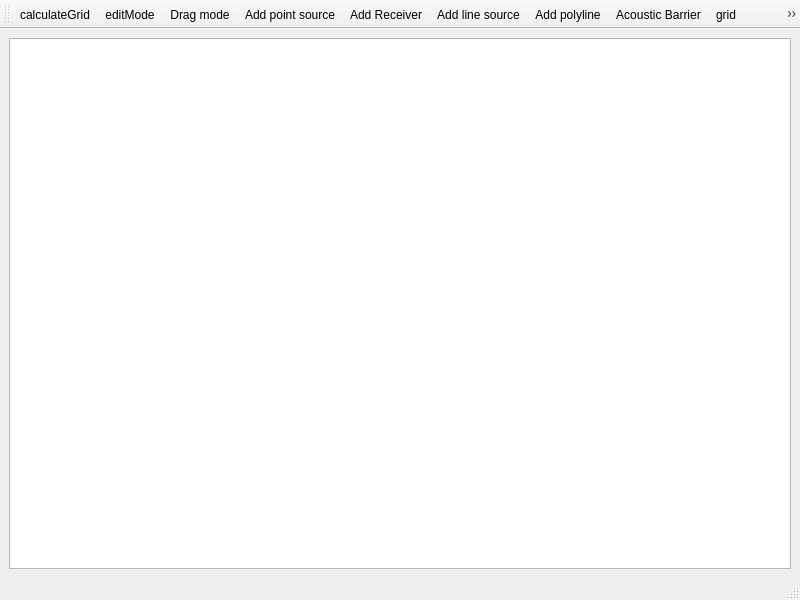
<?xml version="1.0" encoding="UTF-8"?>
<ui version="4.0">
 <class>MainWindow</class>
 <widget class="QMainWindow" name="MainWindow">
  <property name="geometry">
   <rect>
    <x>0</x>
    <y>0</y>
    <width>800</width>
    <height>600</height>
   </rect>
  </property>
  <property name="windowTitle">
   <string>MainWindow</string>
  </property>
  <widget class="QWidget" name="centralwidget">
   <layout class="QHBoxLayout" name="horizontalLayout">
    <item>
     <widget class="FnmQGraphicsView" name="graphicsView">
      <property name="verticalScrollBarPolicy">
       <enum>Qt::ScrollBarAlwaysOff</enum>
      </property>
      <property name="horizontalScrollBarPolicy">
       <enum>Qt::ScrollBarAlwaysOff</enum>
      </property>
      <property name="sizeAdjustPolicy">
       <enum>QAbstractScrollArea::AdjustIgnored</enum>
      </property>
     </widget>
    </item>
   </layout>
  </widget>
  <widget class="QMenuBar" name="menubar">
   <property name="geometry">
    <rect>
     <x>0</x>
     <y>0</y>
     <width>800</width>
     <height>19</height>
    </rect>
   </property>
  </widget>
  <widget class="QStatusBar" name="statusbar">
   <property name="layoutDirection">
    <enum>Qt::LeftToRight</enum>
   </property>
  </widget>
  <widget class="QToolBar" name="toolBar">
   <property name="windowTitle">
    <string>toolBar_2</string>
   </property>
   <property name="iconSize">
    <size>
     <width>36</width>
     <height>36</height>
    </size>
   </property>
   <attribute name="toolBarArea">
    <enum>TopToolBarArea</enum>
   </attribute>
   <attribute name="toolBarBreak">
    <bool>false</bool>
   </attribute>
   <addaction name="actioncalculateGrid"/>
   <addaction name="actioneditMode"/>
   <addaction name="actiondrag_mode"/>
   <addaction name="actionAdd_point_source"/>
   <addaction name="actionAdd_Receiver"/>
   <addaction name="action_add_line_source"/>
   <addaction name="actionadd_polyline"/>
   <addaction name="actionAcoustic_Barrier"/>
   <addaction name="actiongrid"/>
   <addaction name="actionzoom_full"/>
  </widget>
  <action name="actionAdd_point_source">
   <property name="icon">
    <iconset resource="resources.qrc">
     <normaloff>:/images/icons/point_source.png</normaloff>:/images/icons/point_source.png</iconset>
   </property>
   <property name="text">
    <string>Add point source</string>
   </property>
  </action>
  <action name="actioneditMode">
   <property name="icon">
    <iconset>
     <normaloff>:/images/icons/edit_mode_cursor</normaloff>:/images/icons/edit_mode_cursor</iconset>
   </property>
   <property name="text">
    <string>editMode</string>
   </property>
   <property name="toolTip">
    <string>edit mode</string>
   </property>
   <property name="shortcut">
    <string>Esc</string>
   </property>
  </action>
  <action name="actiongrid">
   <property name="icon">
    <iconset resource="resources.qrc">
     <normaloff>:/images/icons/grid.png</normaloff>:/images/icons/grid.png</iconset>
   </property>
   <property name="text">
    <string>grid</string>
   </property>
  </action>
  <action name="actioncalculateGrid">
   <property name="icon">
    <iconset resource="resources.qrc">
     <normaloff>:/images/icons/calculate_grid.png</normaloff>:/images/icons/calculate_grid.png</iconset>
   </property>
   <property name="text">
    <string>calculateGrid</string>
   </property>
   <property name="toolTip">
    <string>Calculate Grid</string>
   </property>
   <property name="shortcut">
    <string>Ctrl+R</string>
   </property>
  </action>
  <action name="actiondrag_mode">
   <property name="icon">
    <iconset resource="resources.qrc">
     <normaloff>:/images/icons/drag_mode.png</normaloff>:/images/icons/drag_mode.png</iconset>
   </property>
   <property name="text">
    <string>Drag mode</string>
   </property>
  </action>
  <action name="actionzoom_full">
   <property name="icon">
    <iconset resource="resources.qrc">
     <normaloff>:/images/icons/extend.png</normaloff>:/images/icons/extend.png</iconset>
   </property>
   <property name="text">
    <string>zoom full</string>
   </property>
   <property name="toolTip">
    <string>Zoom full extente</string>
   </property>
  </action>
  <action name="action_add_line_source">
   <property name="icon">
    <iconset resource="resources.qrc">
     <normaloff>:/images/icons/line_source.png</normaloff>:/images/icons/line_source.png</iconset>
   </property>
   <property name="text">
    <string>Add line source</string>
   </property>
  </action>
  <action name="actionAcoustic_Barrier">
   <property name="icon">
    <iconset resource="resources.qrc">
     <normaloff>:/images/icons/acoustic_barrier.png</normaloff>:/images/icons/acoustic_barrier.png</iconset>
   </property>
   <property name="text">
    <string>Acoustic Barrier</string>
   </property>
  </action>
  <action name="actionadd_polyline">
   <property name="icon">
    <iconset resource="resources.qrc">
     <normaloff>:/images/icons/polyline.png</normaloff>:/images/icons/polyline.png</iconset>
   </property>
   <property name="text">
    <string>Add polyline</string>
   </property>
  </action>
  <action name="actionAdd_Receiver">
   <property name="icon">
    <iconset resource="resources.qrc">
     <normaloff>:/images/icons/receiver.png</normaloff>:/images/icons/receiver.png</iconset>
   </property>
   <property name="text">
    <string>Add Receiver</string>
   </property>
  </action>
 </widget>
 <customwidgets>
  <customwidget>
   <class>FnmQGraphicsView</class>
   <extends>QGraphicsView</extends>
   <header>qgraphics_view.h</header>
  </customwidget>
 </customwidgets>
 <resources>
  <include location="resources.qrc"/>
 </resources>
 <connections/>
</ui>
